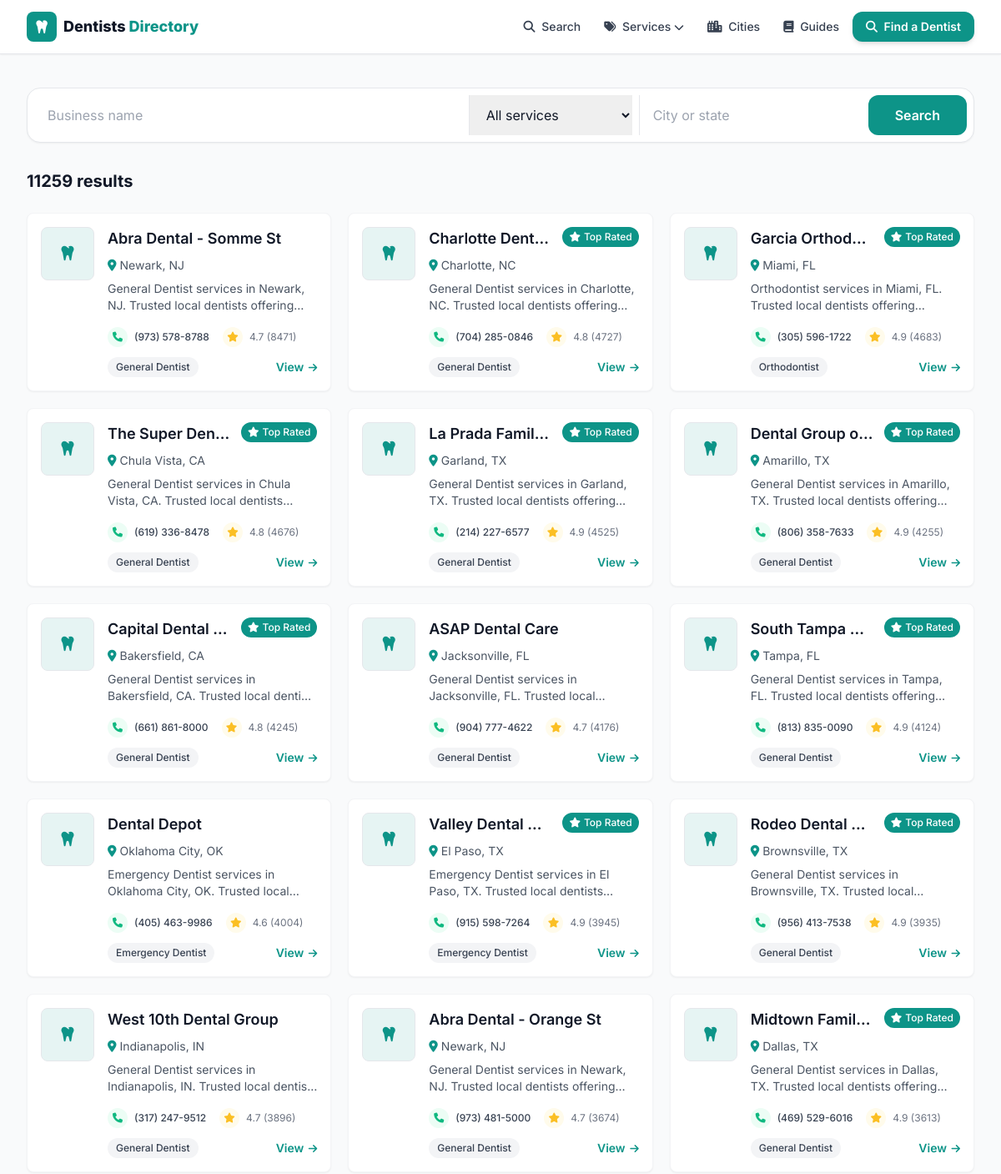
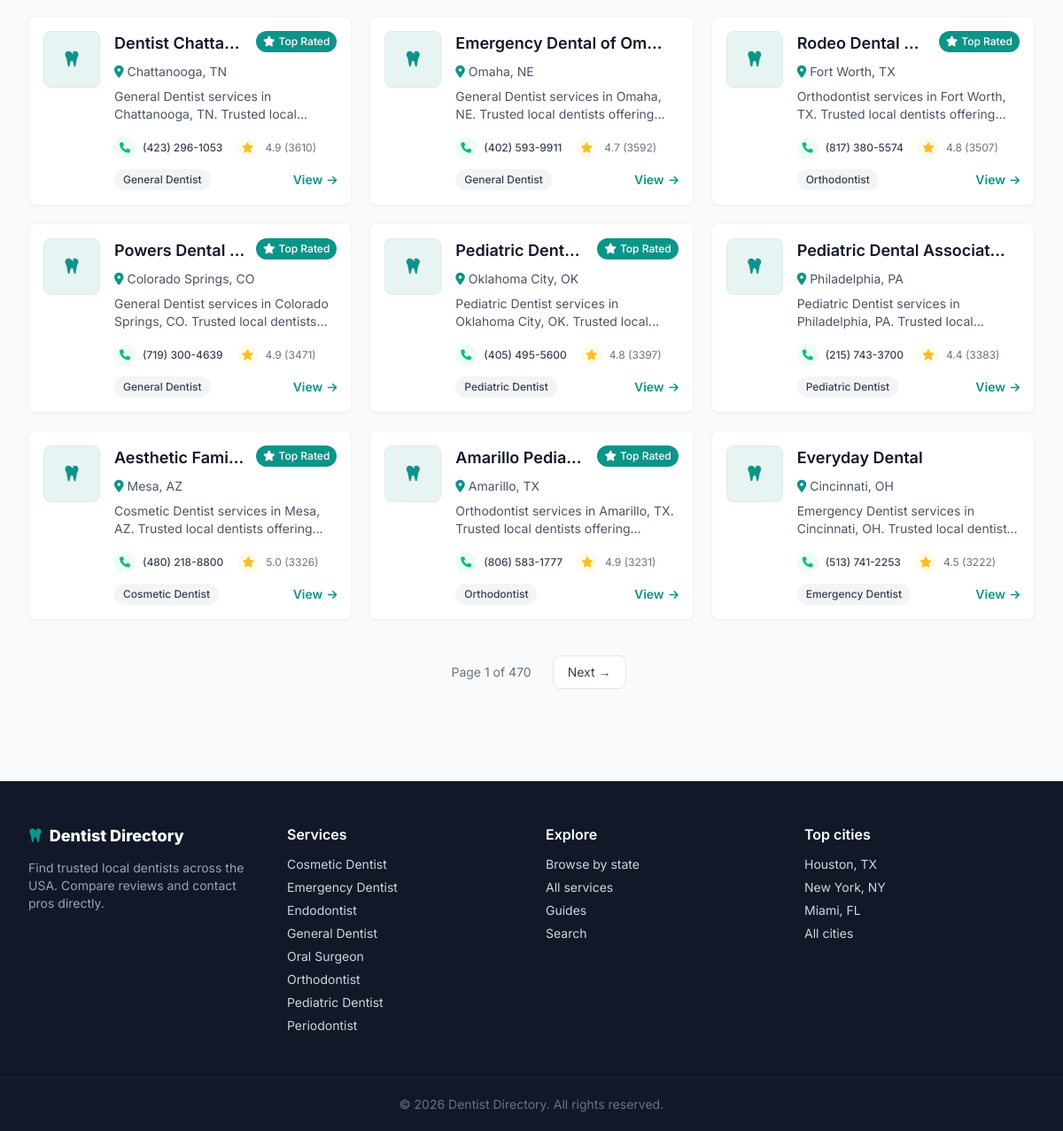
Screenshot of /search with the database file from the repository (2 pictures, top to bottom).
### tables this page shows
CREATE TABLE listings (
    id          INTEGER PRIMARY KEY AUTOINCREMENT,
    name        TEXT NOT NULL,
    slug        TEXT UNIQUE NOT NULL,
    category    TEXT,
    city        TEXT,
    state       TEXT,
    address     TEXT,
    phone       TEXT,
    website     TEXT,
    lat         REAL,
    lng         REAL,
    rating      REAL,
    reviews     INTEGER,
    hours       TEXT,           -- JSON blob
    maps_url    TEXT,
    cid         TEXT,           -- google place CID, used for dedup
    scraped_at  TEXT DEFAULT (datetime('now'))
);

### web/app.py (the view)
@app.route("/search")
def search():
    from urllib.parse import urlencode
    q = (request.args.get("q") or "").strip()
    cat = (request.args.get("category") or "").strip()
    loc = (request.args.get("city") or "").strip()
    where = "WHERE 1=1"
    args = []
    if q:
        where += " AND (name LIKE ? OR city LIKE ?)"
        args += [f"%{q}%", f"%{q}%"]
    if cat:
        where += " AND category = ?"
        args.append(cat)
    if loc:
        where += " AND (city LIKE ? OR state LIKE ?)"
        args += [f"%{loc}%", f"%{loc}%"]
    d = get_db()
    total = d.execute(f"SELECT COUNT(*) FROM listings {where}", args).fetchone()[0]
    page = _page()
    rows = d.execute(
        f"SELECT * FROM listings {where} ORDER BY reviews DESC LIMIT ? OFFSET ?",
        args + [PER_PAGE, (page - 1) * PER_PAGE]).fetchall()
    qs = urlencode({k: v for k, v in
                    (("q", q), ("category", cat), ("city", loc)) if v})
    base_url = "/search?" + qs if qs else "/search"
    return render_template("search.html", rows=rows, q=q, cat=cat, loc=loc,
                           total=total, pg=_pageinfo(page, total),
                           base_url=base_url)

### scraper/db.py (called while the page is built)
def slugify(value: str) -> str:
    value = unicodedata.normalize("NFKD", value).encode("ascii", "ignore").decode()
    value = re.sub(r"[^\w\s-]", "", value).strip().lower()
    return re.sub(r"[-\s]+", "-", value)

### web/app.py (called while the page is built)
def get_db():
    if "db" not in g:
        uri = f"file:{dbmod.DB_PATH.as_posix()}?mode=ro&immutable=1"
        g.db = sqlite3.connect(uri, uri=True)
        g.db.row_factory = sqlite3.Row
    return g.db

def slugify(s):
    return dbmod.slugify(s or "")

@app.context_processor
def inject_globals():
    cats = [r["category"] for r in get_db().execute(
        "SELECT DISTINCT category FROM listings WHERE category IS NOT NULL "
        "ORDER BY category")]
    return {
        "SITE_NAME": app.config["SITE_NAME"],
        "ALL_CATEGORIES": cats,
        "CATEGORY_ICONS": CATEGORY_ICONS,
        "ADSENSE_CLIENT": app.config["ADSENSE_CLIENT"],
        "GA_ID": app.config["GA_ID"],
        "DOMAIN": app.config["DOMAIN"],
        "GSC_VERIFICATION": app.config["GSC_VERIFICATION"],
        "STATE_NAMES": STATE_NAMES,
        "cat_slug": slugify,
    }

def _page():
    try:
        return max(1, int(request.args.get("page", 1)))
    except ValueError:
        return 1

def _pageinfo(page, total):
    pages = max(1, (total + PER_PAGE - 1) // PER_PAGE)
    return {"page": page, "pages": pages,
            "has_prev": page > 1, "has_next": page < pages}

### web/templates/search.html (shortened to what this page needs)
{% extends "base.html" %}
{% from "_macros.html" import card, pager %}
{% block content %}
<div class="max-w-7xl mx-auto px-4 sm:px-6 lg:px-8 py-10">
  <form action="/search" method="get" class="bg-white rounded-2xl shadow-sm border p-2 flex flex-col sm:flex-row gap-2 mb-8">
    <input name="q" value="{{ q }}" placeholder="Business name" class="flex-1 px-4 py-3 outline-none">
    <select name="category" class="px-4 py-3 outline-none border-t sm:border-t-0 sm:border-l">
      <option value="">All services</option>
    </select>
    <input name="city" value="{{ loc }}" placeholder="City or state" class="px-4 py-3 outline-none border-t sm:border-t-0 sm:border-l">
    <button class="bg-primary hover:bg-primaryDark text-white font-semibold px-8 py-3 rounded-xl">Search</button>
  </form>
  <h1 class="text-xl font-bold mb-6">{{ total }} result{{ '' if total==1 else 's' }}</h1>
  {% if rows %}
  <div class="grid sm:grid-cols-2 lg:grid-cols-3 gap-5">{% for l in rows %}{{ card(l) }}{% endfor %}</div>
  {{ pager(pg, base_url) }}
  {% else %}
  <div class="text-center py-20 text-gray-500"><i class="fas fa-magnifying-glass text-4xl mb-4 text-gray-300"></i><p>No matches. Try a broader search.</p></div>
  {% endif %}
</div>
{% endblock %}

### web/templates/_macros.html (shortened to what this page needs)
{% macro pager(pg, base_url) %}
{% set sep = '&' if '?' in base_url else '?' %}
{% if pg.pages > 1 %}
<nav class="flex items-center justify-center gap-2 mt-10" aria-label="Pagination">
  <span class="px-4 py-2 text-sm text-gray-500">Page {{ pg.page }} of {{ pg.pages }}</span>
  {% if pg.has_next %}<a href="{{ base_url }}{{ sep }}page={{ pg.page+1 }}" class="px-4 py-2 rounded-lg border bg-white text-gray-700 hover:border-primary hover:text-primary text-sm">Next &rarr;</a>{% endif %}
</nav>
{% endif %}
{% endmacro %}
{% macro card(l) %}
<div class="bg-white rounded-lg shadow-sm hover:shadow-md transition-all duration-200 overflow-hidden border border-gray-100">
  <div class="p-4">
    <div class="flex items-start space-x-4">
      <div class="flex-shrink-0">
      </div>
      <div class="flex-1 min-w-0">
        <div class="flex items-start mb-2">
          <h3 class="text-lg font-heading font-semibold text-gray-900 flex-1 min-w-0 mr-3">
            <a href="/listing/{{ l.slug }}" class="hover:text-primary block truncate">{{ l.name }}</a>
          </h3>
          {% if l.rating and l.rating >= 4.8 %}
          <span class="bg-primary text-white px-2 py-1 rounded-full text-xs font-medium flex-shrink-0">
            <i class="fas fa-star mr-1"></i><span class="hidden sm:inline">Top Rated</span></span>
          {% endif %}
        </div>
        <p class="text-sm text-gray-600 flex items-center mb-2">
          <i class="fas fa-map-marker-alt mr-1 text-primary"></i>
          <a href="/{{ l.state|lower }}/{{ l.city|slugify }}" class="hover:text-primary hover:underline">{{ l.city }}, {{ l.state }}</a>
        </p>
        <p class="text-gray-600 text-sm mb-4 line-clamp-2">
          {{ l.category or 'Dentists' }} services in {{ l.city }}, {{ l.state }}. Trusted local dentists offering inspections, treatment and prevention. Call for service and fast response.
        </p>
        <div class="flex items-center justify-between text-xs mb-3">
          <div class="flex items-center space-x-4">
            {% if l.phone %}
            <a href="tel:{{ l.phone|trim }}" class="flex items-center group transition-all duration-200 hover:text-emerald-600">
              <div class="w-6 h-6 rounded-full bg-emerald-50 flex items-center justify-center mr-2 group-hover:bg-emerald-100">
                <i class="fas fa-phone text-xs text-emerald-500"></i></div>
              <span class="hidden sm:inline text-gray-700 group-hover:text-emerald-600 font-medium">{{ l.phone|trim }}</span>
            </a>
            {% endif %}
            {% if l.reviews %}
            <div class="flex items-center text-gray-500">
              <div class="w-6 h-6 rounded-full bg-amber-50 flex items-center justify-center mr-2"><i class="fas fa-star text-xs text-amber-400"></i></div>
              <span>{{ "%.1f"|format(l.rating) }} ({{ l.reviews }})</span>
            </div>
            {% endif %}
          </div>
        </div>
        <div class="flex items-center justify-between">
          {% if l.category %}<span class="bg-gray-100 text-gray-700 px-2.5 py-1 rounded-full text-xs font-medium">{{ l.category }}</span>{% else %}<span></span>{% endif %}
          <a href="/listing/{{ l.slug }}" class="text-primary font-semibold text-sm hover:underline">View <i class="fas fa-arrow-right text-xs ml-0.5"></i></a>
        </div>
      </div>
    </div>
  </div>
</div>
{% endmacro %}

### web/templates/base.html (style rules this page uses)
body { font-family:'Inter',sans-serif }

### rows the page displays
listings: name "Charlotte Dent…", shows "Top Rated", city "Charlotte", state "NC", category "General Dentist", phone "(704) 285-0846", rating "4.8", reviews "4727"
listings: name "La Prada Famil…", shows "Top Rated", city "Garland", state "TX", category "General Dentist", phone "(214) 227-6577", rating "4.9", reviews "4525", name "Dental Group o…", city "Amarillo", phone "(806) 358-7633", reviews "4255", name "Rodeo Dental…", city "Brownsville", phone "(956) 413-7538", reviews "3935", name "Midtown Famil…", city "Dallas", phone "(469) 529-6016", reviews "3613"
listings: name "ASAP Dental Care", city "Jacksonville", state "FL", category "General Dentist", phone "(904) 777-4622", rating "4.7", reviews "4176"
listings: name "Dental Depot", city "Oklahoma City", state "OK", category "Emergency Dentist", phone "(405) 463-9986", rating "4.6", reviews "4004"
listings: name "Valley Dental…", shows "Top Rated", city "El Paso", state "TX", category "Emergency Dentist", phone "(915) 598-7264", rating "4.9", reviews "3945"
listings: name "West 10th Dental Group", city "Indianapolis", state "IN", category "General Dentist", phone "(317) 247-9512", rating "4.7", reviews "3896"
listings: name "Rodeo Dental…", shows "Top Rated", city "Fort Worth", state "TX", category "Orthodontist", phone "(817) 380-5574", rating "4.8", reviews "3507"
listings: name "Powers Dental…", shows "Top Rated", city "Colorado Springs", state "CO", category "General Dentist", phone "(719) 300-4639", rating "4.9", reviews "3471"
listings: name "Pediatric Dent…", shows "Top Rated", city "Oklahoma City", state "OK", category "Pediatric Dentist", phone "(405) 495-5600", rating "4.8", reviews "3397"
listings: name "Pediatric Dental Associat…", city "Philadelphia", state "PA", category "Pediatric Dentist", phone "(215) 743-3700", rating "4.4", reviews "3383"
listings: name "Aesthetic Fami…", shows "Top Rated", city "Mesa", state "AZ", category "Cosmetic Dentist", phone "(480) 218-8800", rating "5.0", reviews "3326"

### other values shown
{{ total }} "11259"
{{ '' if total==1 else 's' }} "s"
{{ l.name }} "Abra Dental - Somme St" "Garcia Orthod…" "The Super Den…" "Capital Dental…" "South Tampa…" "Abra Dental - Orange St" "Dentist Chatta…" "Emergency Dental of Om…" "Amarillo Pedia…" "Everyday Dental"
{{ l.city }} "Newark" "Miami" "Chula Vista" "Bakersfield" "Tampa" "Newark" "Chattanooga" "Omaha" "Amarillo" "Cincinnati"
{{ l.state }} "NJ" "FL" "CA" "CA" "FL" "NJ" "TN" "NE" "TX" "OH"
{{ l.category or 'Dentists' }} "General Dentist" "Orthodontist" "General Dentist" "General Dentist" "General Dentist" "General Dentist" "General Dentist" "General Dentist" "Orthodontist" "Emergency Dentist"
{{ l.phone|trim }} "(973) 578-8788" "(305) 596-1722" "(619) 336-8478" "(661) 861-8000" "(813) 835-0090" "(973) 481-5000" "(423) 296-1053" "(402) 593-9911" "(806) 583-1777" "(513) 741-2253"
{{ "%.1f"|format(l.rating) }} "4.7" "4.9" "4.8" "4.8" "4.9" "4.7" "4.9" "4.7" "4.9" "4.5"
{{ l.reviews }} "8471" "4683" "4676" "4245" "4124" "3674" "3610" "3592" "3231" "3222"
{{ l.category }} "General Dentist" "Orthodontist" "General Dentist" "General Dentist" "General Dentist" "General Dentist" "General Dentist" "General Dentist" "Orthodontist" "Emergency Dentist"
{{ pg.page }} "1"
{{ pg.pages }} "470"
{{ c }} "Cosmetic Dentist" "Emergency Dentist" "Endodontist" "General Dentist" "Oral Surgeon" "Orthodontist" "Pediatric Dentist" "Periodontist"
{{ 2026 }} "2026"
